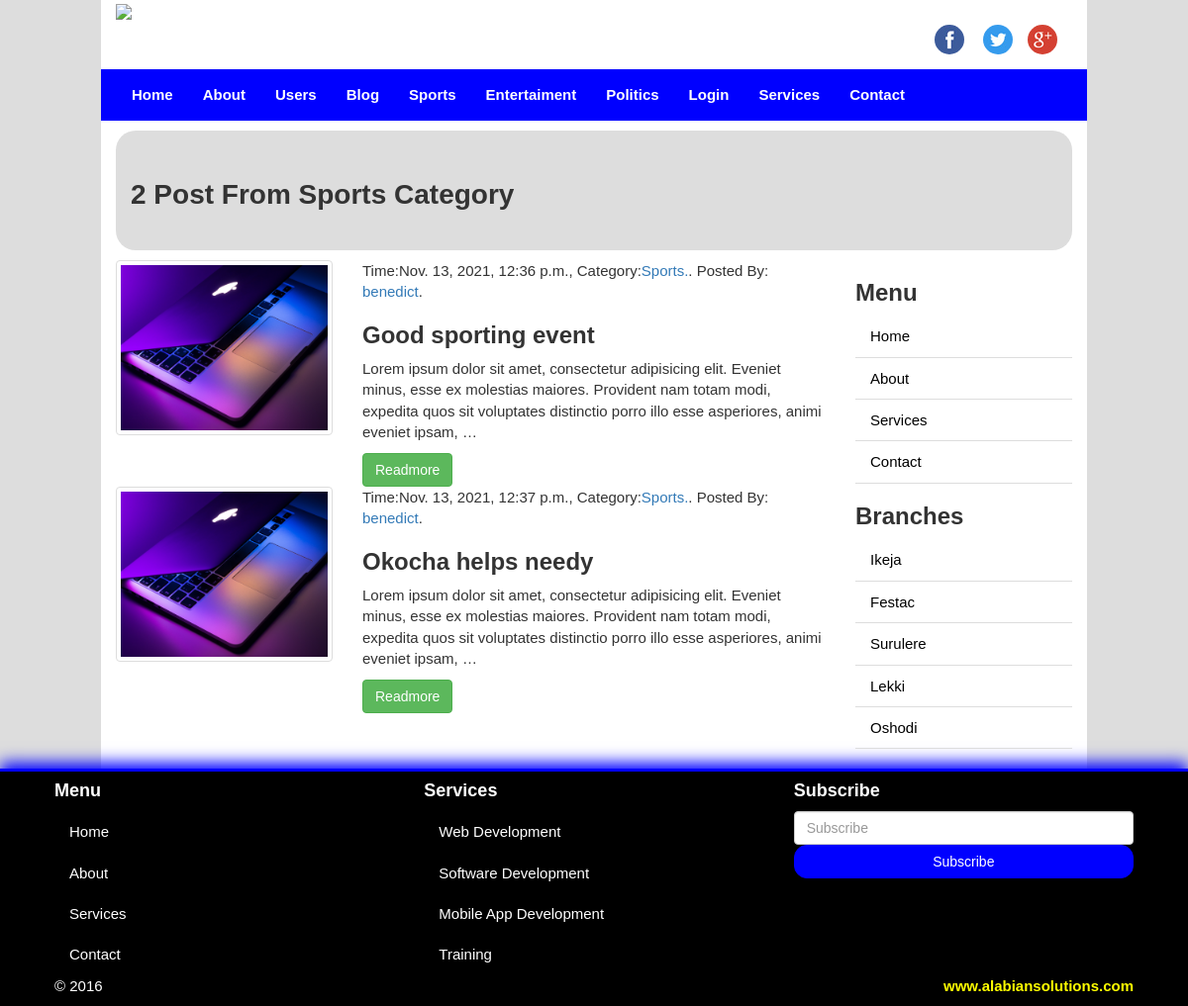
The page /pages/post-from-cat/1/ on the database its author committed.
### cms_app/models.py (models this page shows, shortened)
class Category(models.Model):
    cat_name = models.CharField(max_length=30, verbose_name='Category Name')
    cat_desc = models.TextField(blank=True, null=True, verbose_name='Description')
    created_at = models.DateTimeField(auto_now_add=True)
    updated_at = models.DateTimeField(auto_now=True)
    def __str__(self):
        return self.cat_name
    class Meta():
        verbose_name_plural = 'Category'

class Post(models.Model):
    pst_title = models.CharField(max_length=150)
    created_by = models.ForeignKey(User, on_delete=models.CASCADE)
    pst_image = models.FileField(null=True, blank=True, upload_to='uploads/')
    category = models.ForeignKey(Category, on_delete=models.CASCADE)
    content = models.TextField(blank=True, null=True)
    created_at = models.DateTimeField(auto_now_add=True)
    updated_at = models.DateTimeField(auto_now=True)
    class Meta():
        verbose_name_plural = 'Post'

### cms_app/views.py (the view)
# urls.py: path('post-from-cat/<int:cat_id>/', views.post_from_cat, name='post_from_cat'),
def post_from_cat(request, cat_id):
    count = Post.objects.filter(category__id=cat_id).count()
    single = Category.objects.get(id=cat_id)
    post_cat = Post.objects.filter(category__id=cat_id)
    return render(request, 'cms_app/post-cat.html', {'post':post_cat, 'count':count, 'single':single})

### cms_app/context_processor.py (called while the page is built)
def category_menu(request):
    return {'menu':Category.objects.all()}

### templates/cms_app/post-cat.html (shortened to what this page needs)
{% extends 'cms_app/base.html' %}
{% load static %}
{% block content %}
<section id="sectionTitle">
  <div class="pageTitle">
    <h1>{{ count }} Post From {{ single.cat_name }} Category</h1>
  </div>
</section>
<section id="content">
  <div class="row">
    <div class="col-sm-9" id="mainContent">
      {% if post %}
        {% for s in post %}
        <div class="row">
          <div class="col-md-4 col-sm-4">
            <div class="thumbnail">
              <img src="{{ s.pst_image.url }}">
            </div>
          </div>
          <div class="col-md-8 col-sm-8">
            <div class="blog-content">
               <p>
                Time:{{ s.created_at }}, Category:<a href="sport.html">{{ s.category }}.</a>.
                Posted By: <a href="#">{{ s.created_by }}</a>.
              </p>
              <h2>{{ s.pst_title }}</h2>
              <p>
                {{ s.content|truncatewords:30 }}
              </p>
              <a href="{% url 'cms_app:single_post' s.id %}" class="btn btn-success">Readmore</a>
            </div>
          </div>
        </div>
        {% endfor %}
      {% endif %}
    </div>
    {% include 'cms_app/sidebar.html' %}
  </div>
</section>
{% endblock %}

### templates/cms_app/base.html (shortened to what this page needs)
{% load static %}
<!DOCTYPE html>
<html lang="en">
  <head>
    <link href="{% static 'cms_app/css/bootstrap.min.css' %}" rel="stylesheet">
    <link href="{% static 'cms_app/css/font-awesome.min.css' %}" rel="stylesheet">
    <link href="{% static 'cms_app/css/style.css' %}" rel="stylesheet">
  </head>
  <body>
    <div class="container">
      <header id="siteLogo">
        <div class="row">
          <div class="col-sm-3">
            <a href="index.html">
              <img src="{% static 'cms_app/images/logo.png' %}">
            </a>
          </div>
          <div class="col-sm-9">
            <span class="social-logo pull-right">
              <a href="#">
                <img src="{% static 'cms_app/images/fb.png' %}" class="img-circle">
              </a>
              <a href="#">
                <img src="{% static 'cms_app/images/tw.png' %}" class="img-circle">
              </a><a href="#">
                <img src="{% static 'cms_app/images/gp.png' %}" class="img-circle">
              </a>
            </span>
          </div>
        </div>
      </header>
      <section id="siteMenu">
        <div class="row">
          <nav class="navbar navbar-inverse">
            <div class="collapse navbar-collapse" id="mainNav">
              <ul class="nav navbar-nav">
                {% url 'home' as Home %}
                {% url 'cms_app:about' as About %}
                {% url 'cms_app:service' as Service %}
                {% url 'cms_app:contact' as Contact %}
                <li {% if request.path ==   Home %} class="active" {% endif %}><a href="{% url 'home' %}">Home</a></li>
                <li {% if request.path ==   About %} class="active" {% endif %}><a href="{% url 'cms_app:about' %}">About</a></li>
                <li><a href="users.html">Users</a></li>
                <li><a href="{% url 'cms_app:post_list' %}">Blog</a></li>
                {% if menu %}
                    {% for m in menu %}
                    <li><a href="{% url 'cms_app:post_from_cat' m.id %}">{{ m.cat_name }}</a></li>
                    {% endfor %}
                {% endif %}
                <li><a href="login.html">Login</a></li>
                <li {% if request.path ==   Service %} class="active" {% endif %}><a href="{% url 'cms_app:service' %}">Services</a></li>
                <li {% if request.path ==   Contact %} class="active" {% endif %}><a href="{% url 'cms_app:contact' %}">Contact</a></li>
              </ul>
            </div>
          </nav>
        </div>
      </section>
      {% block content %}
      {% endblock %}
    </div>
    <footer class="container-fluid" id="siteFooter">
      <div class="row">
        <div class="col-sm-4">
          <h4>Menu</h4>
          <ul class="nav">
            <li><a href="#">Home</a></li>
            <li><a href="#">About</a></li>
            <li><a href="#">Services</a></li>
            <li><a href="#">Contact</a></li>
          </ul>
        </div>
        <div class="col-sm-4">
          <h4>Services</h4>
          <ul class="nav">
            <li><a href="#">Web Development</a></li>
            <li><a href="#">Software Development</a></li>
            <li><a href="#">Mobile App Development</a></li>
            <li><a href="#">Training</a></li>
          </ul>
        </div>
        <div class="col-sm-4">
          <h4>Subscribe</h4>
          <form class="form">
            <div class="form-group">
              <input type="text" class="form-control" placeholder="Subscribe">
              <input type="submit" value="Subscribe" class="btn btn-primary btn-block">
            </div>
          </form>
        </div>
      </div>
      <div class="row">
        <div class="col-md-3">
          <p>&copy; 2016</p>
        </div>
        <div class="col-md-9">
          <p class="copy pull-right">
            <a href="#" target="_blank">www.alabiansolutions.com</a>
          </p>
        </div>
      </div>
    </footer>
  </body>
</html>

### static/cms_app/css/style.css (style rules this page uses)
body { font-family: arial, verdana, sans-serif; font-size:15px; background-color:#ddd; }
h1, h2, h3, h4, h5, h6 { font-weight: bold; }
h1 { font-size:28px; }
.container { width:83%; background-color:#fff; padding-bottom: 20px; }
.social-logo { margin-top: 25px; display: inline-block; }
.social-logo a { display: inline-block; margin-right: 15px; }
#siteMenu .navbar { margin-top: 15px; margin-bottom: 0; border-radius:0; background-color:blue; border-color:blue; }
#mainNav .navbar-nav a { color:#fff; font-weight: bold; }
.btn-primary { background-color:blue; border-color:blue; border-radius:13px; }
#sectionTitle { background-color:#ddd; padding:30px 15px; margin: 10px 0; border-radius:20px; }
#mainContent img { width:100%; height:auto; }
#mainContent h2 { font-size:24px; }
#siteFooter { background-color:#000; color:#fff; border-top:3px solid blue; box-shadow:0 -6px 15px blue; }
#siteFooter .row { padding:0 40px; }
#siteFooter .nav li a { color:#fff; }
.copy a { color:yellow; font-weight: bold; }

### rows shown on the page
Category: cat_name "Sports"
Category: cat_name "Entertaiment"
Category: cat_name "Politics"
Post: pst_image (picture), created_at "Nov. 13, 2021, 12:36 p.m.", category "Sports", created_by "benedict", pst_title "Good sporting event", content "Lorem ipsum dolor sit amet, consectetur adipisicing elit. Eveniet minus, esse ex molestias maiores. Provident nam totam modi, expedita quos sit voluptates distinctio porro illo esse asperiores, animi eveniet ipsam, …"
Post: pst_image (picture), created_at "Nov. 13, 2021, 12:37 p.m.", category "Sports", created_by "benedict", pst_title "Okocha helps needy", content "Lorem ipsum dolor sit amet, consectetur adipisicing elit. Eveniet minus, esse ex molestias maiores. Provident nam totam modi, expedita quos sit voluptates distinctio porro illo esse asperiores, animi eveniet ipsam, …"

### other values the page prints
{{ count }} "2"
